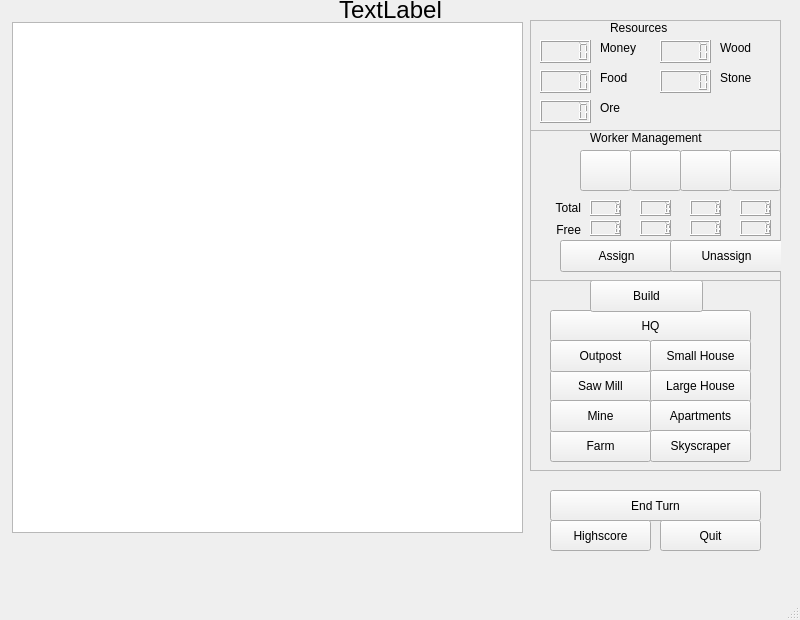
<?xml version="1.0" encoding="UTF-8"?>
<ui version="4.0">
 <class>MapWindow</class>
 <widget class="QMainWindow" name="MapWindow">
  <property name="geometry">
   <rect>
    <x>0</x>
    <y>0</y>
    <width>800</width>
    <height>620</height>
   </rect>
  </property>
  <property name="minimumSize">
   <size>
    <width>800</width>
    <height>620</height>
   </size>
  </property>
  <property name="maximumSize">
   <size>
    <width>800</width>
    <height>620</height>
   </size>
  </property>
  <property name="windowTitle">
   <string>MainWindow</string>
  </property>
  <widget class="QWidget" name="centralwidget">
   <widget class="QGraphicsView" name="graphicsView">
    <property name="geometry">
     <rect>
      <x>12</x>
      <y>22</y>
      <width>511</width>
      <height>511</height>
     </rect>
    </property>
    <property name="sizePolicy">
     <sizepolicy hsizetype="Expanding" vsizetype="Expanding">
      <horstretch>0</horstretch>
      <verstretch>0</verstretch>
     </sizepolicy>
    </property>
    <property name="autoFillBackground">
     <bool>false</bool>
    </property>
   </widget>
   <widget class="QFrame" name="frame">
    <property name="geometry">
     <rect>
      <x>530</x>
      <y>20</y>
      <width>251</width>
      <height>111</height>
     </rect>
    </property>
    <property name="frameShape">
     <enum>QFrame::StyledPanel</enum>
    </property>
    <property name="frameShadow">
     <enum>QFrame::Raised</enum>
    </property>
    <widget class="QLabel" name="moneyLable">
     <property name="geometry">
      <rect>
       <x>70</x>
       <y>20</y>
       <width>41</width>
       <height>16</height>
      </rect>
     </property>
     <property name="text">
      <string>Money</string>
     </property>
    </widget>
    <widget class="QLCDNumber" name="lcdFood">
     <property name="geometry">
      <rect>
       <x>10</x>
       <y>50</y>
       <width>51</width>
       <height>23</height>
      </rect>
     </property>
    </widget>
    <widget class="QLCDNumber" name="lcdMoney">
     <property name="geometry">
      <rect>
       <x>10</x>
       <y>20</y>
       <width>51</width>
       <height>23</height>
      </rect>
     </property>
    </widget>
    <widget class="QLabel" name="foodLabel">
     <property name="geometry">
      <rect>
       <x>70</x>
       <y>50</y>
       <width>41</width>
       <height>16</height>
      </rect>
     </property>
     <property name="text">
      <string>Food</string>
     </property>
    </widget>
    <widget class="QLCDNumber" name="lcdWood">
     <property name="geometry">
      <rect>
       <x>130</x>
       <y>20</y>
       <width>51</width>
       <height>23</height>
      </rect>
     </property>
    </widget>
    <widget class="QLCDNumber" name="lcdStone">
     <property name="geometry">
      <rect>
       <x>130</x>
       <y>50</y>
       <width>51</width>
       <height>23</height>
      </rect>
     </property>
    </widget>
    <widget class="QLabel" name="woodLabel">
     <property name="geometry">
      <rect>
       <x>190</x>
       <y>20</y>
       <width>41</width>
       <height>16</height>
      </rect>
     </property>
     <property name="text">
      <string>Wood</string>
     </property>
    </widget>
    <widget class="QLabel" name="stoneLabel">
     <property name="geometry">
      <rect>
       <x>190</x>
       <y>50</y>
       <width>41</width>
       <height>16</height>
      </rect>
     </property>
     <property name="text">
      <string>Stone</string>
     </property>
    </widget>
    <widget class="QLCDNumber" name="lcdOre">
     <property name="geometry">
      <rect>
       <x>10</x>
       <y>80</y>
       <width>51</width>
       <height>23</height>
      </rect>
     </property>
    </widget>
    <widget class="QLabel" name="oreLabel">
     <property name="geometry">
      <rect>
       <x>70</x>
       <y>80</y>
       <width>41</width>
       <height>16</height>
      </rect>
     </property>
     <property name="text">
      <string>Ore</string>
     </property>
    </widget>
    <widget class="QLabel" name="resourcesLabel">
     <property name="geometry">
      <rect>
       <x>80</x>
       <y>0</y>
       <width>71</width>
       <height>16</height>
      </rect>
     </property>
     <property name="text">
      <string>Resources</string>
     </property>
    </widget>
   </widget>
   <widget class="QFrame" name="frame_2">
    <property name="geometry">
     <rect>
      <x>530</x>
      <y>280</y>
      <width>251</width>
      <height>191</height>
     </rect>
    </property>
    <property name="frameShape">
     <enum>QFrame::StyledPanel</enum>
    </property>
    <property name="frameShadow">
     <enum>QFrame::Raised</enum>
    </property>
    <widget class="QPushButton" name="hqButton">
     <property name="geometry">
      <rect>
       <x>20</x>
       <y>30</y>
       <width>201</width>
       <height>32</height>
      </rect>
     </property>
     <property name="text">
      <string>HQ</string>
     </property>
    </widget>
    <widget class="QPushButton" name="farmButton">
     <property name="geometry">
      <rect>
       <x>20</x>
       <y>150</y>
       <width>101</width>
       <height>32</height>
      </rect>
     </property>
     <property name="text">
      <string>Farm</string>
     </property>
    </widget>
    <widget class="QPushButton" name="sawButton">
     <property name="geometry">
      <rect>
       <x>20</x>
       <y>90</y>
       <width>101</width>
       <height>32</height>
      </rect>
     </property>
     <property name="text">
      <string>Saw Mill</string>
     </property>
    </widget>
    <widget class="QPushButton" name="outpustButton">
     <property name="geometry">
      <rect>
       <x>20</x>
       <y>60</y>
       <width>101</width>
       <height>32</height>
      </rect>
     </property>
     <property name="text">
      <string>Outpost</string>
     </property>
    </widget>
    <widget class="QPushButton" name="mineButton">
     <property name="geometry">
      <rect>
       <x>20</x>
       <y>120</y>
       <width>101</width>
       <height>32</height>
      </rect>
     </property>
     <property name="text">
      <string>Mine</string>
     </property>
    </widget>
    <widget class="QPushButton" name="smallHouseButton">
     <property name="geometry">
      <rect>
       <x>120</x>
       <y>60</y>
       <width>101</width>
       <height>32</height>
      </rect>
     </property>
     <property name="text">
      <string>Small House</string>
     </property>
    </widget>
    <widget class="QPushButton" name="largeHouseButton">
     <property name="geometry">
      <rect>
       <x>120</x>
       <y>90</y>
       <width>101</width>
       <height>32</height>
      </rect>
     </property>
     <property name="text">
      <string>Large House</string>
     </property>
    </widget>
    <widget class="QPushButton" name="apartmentsButton">
     <property name="geometry">
      <rect>
       <x>120</x>
       <y>120</y>
       <width>101</width>
       <height>32</height>
      </rect>
     </property>
     <property name="text">
      <string>Apartments</string>
     </property>
    </widget>
    <widget class="QPushButton" name="skyscraperButton">
     <property name="geometry">
      <rect>
       <x>120</x>
       <y>150</y>
       <width>101</width>
       <height>32</height>
      </rect>
     </property>
     <property name="text">
      <string>Skyscraper</string>
     </property>
    </widget>
    <widget class="QPushButton" name="buildButton">
     <property name="geometry">
      <rect>
       <x>60</x>
       <y>0</y>
       <width>113</width>
       <height>32</height>
      </rect>
     </property>
     <property name="text">
      <string>Build</string>
     </property>
    </widget>
   </widget>
   <widget class="QFrame" name="frame_3">
    <property name="geometry">
     <rect>
      <x>530</x>
      <y>130</y>
      <width>251</width>
      <height>151</height>
     </rect>
    </property>
    <property name="frameShape">
     <enum>QFrame::StyledPanel</enum>
    </property>
    <property name="frameShadow">
     <enum>QFrame::Raised</enum>
    </property>
    <widget class="QPushButton" name="assignButton">
     <property name="geometry">
      <rect>
       <x>30</x>
       <y>110</y>
       <width>113</width>
       <height>32</height>
      </rect>
     </property>
     <property name="text">
      <string>Assign</string>
     </property>
    </widget>
    <widget class="QPushButton" name="unassignButton">
     <property name="geometry">
      <rect>
       <x>140</x>
       <y>110</y>
       <width>113</width>
       <height>32</height>
      </rect>
     </property>
     <property name="text">
      <string>Unassign</string>
     </property>
    </widget>
    <widget class="QPushButton" name="bwButton">
     <property name="geometry">
      <rect>
       <x>50</x>
       <y>20</y>
       <width>51</width>
       <height>41</height>
      </rect>
     </property>
     <property name="autoFillBackground">
      <bool>false</bool>
     </property>
     <property name="styleSheet">
      <string notr="true"/>
     </property>
     <property name="text">
      <string/>
     </property>
     <property name="checkable">
      <bool>true</bool>
     </property>
     <property name="default">
      <bool>false</bool>
     </property>
     <property name="flat">
      <bool>false</bool>
     </property>
    </widget>
    <widget class="QPushButton" name="farmerButton">
     <property name="geometry">
      <rect>
       <x>100</x>
       <y>20</y>
       <width>51</width>
       <height>41</height>
      </rect>
     </property>
     <property name="styleSheet">
      <string notr="true"/>
     </property>
     <property name="text">
      <string/>
     </property>
     <property name="checkable">
      <bool>true</bool>
     </property>
     <property name="default">
      <bool>false</bool>
     </property>
     <property name="flat">
      <bool>false</bool>
     </property>
    </widget>
    <widget class="QPushButton" name="loggerButton">
     <property name="geometry">
      <rect>
       <x>150</x>
       <y>20</y>
       <width>51</width>
       <height>41</height>
      </rect>
     </property>
     <property name="styleSheet">
      <string notr="true"/>
     </property>
     <property name="text">
      <string/>
     </property>
     <property name="default">
      <bool>false</bool>
     </property>
    </widget>
    <widget class="QPushButton" name="minerButton">
     <property name="geometry">
      <rect>
       <x>200</x>
       <y>20</y>
       <width>51</width>
       <height>41</height>
      </rect>
     </property>
     <property name="styleSheet">
      <string notr="true"/>
     </property>
     <property name="text">
      <string/>
     </property>
     <property name="default">
      <bool>false</bool>
     </property>
    </widget>
    <widget class="QLabel" name="label">
     <property name="geometry">
      <rect>
       <x>10</x>
       <y>70</y>
       <width>41</width>
       <height>16</height>
      </rect>
     </property>
     <property name="text">
      <string>Total</string>
     </property>
     <property name="alignment">
      <set>Qt::AlignRight|Qt::AlignTrailing|Qt::AlignVCenter</set>
     </property>
    </widget>
    <widget class="QLabel" name="label_2">
     <property name="geometry">
      <rect>
       <x>10</x>
       <y>90</y>
       <width>41</width>
       <height>20</height>
      </rect>
     </property>
     <property name="text">
      <string>Free</string>
     </property>
     <property name="alignment">
      <set>Qt::AlignRight|Qt::AlignTrailing|Qt::AlignVCenter</set>
     </property>
    </widget>
    <widget class="QLCDNumber" name="bwLcd">
     <property name="geometry">
      <rect>
       <x>60</x>
       <y>70</y>
       <width>31</width>
       <height>16</height>
      </rect>
     </property>
    </widget>
    <widget class="QLCDNumber" name="freeBwNumber">
     <property name="geometry">
      <rect>
       <x>60</x>
       <y>90</y>
       <width>31</width>
       <height>16</height>
      </rect>
     </property>
    </widget>
    <widget class="QLCDNumber" name="freeFarmerNumber">
     <property name="geometry">
      <rect>
       <x>110</x>
       <y>90</y>
       <width>31</width>
       <height>16</height>
      </rect>
     </property>
    </widget>
    <widget class="QLCDNumber" name="farmerLcd">
     <property name="geometry">
      <rect>
       <x>110</x>
       <y>70</y>
       <width>31</width>
       <height>16</height>
      </rect>
     </property>
    </widget>
    <widget class="QLCDNumber" name="freeLoggerNumber">
     <property name="geometry">
      <rect>
       <x>160</x>
       <y>90</y>
       <width>31</width>
       <height>16</height>
      </rect>
     </property>
    </widget>
    <widget class="QLCDNumber" name="loggerLcd">
     <property name="geometry">
      <rect>
       <x>160</x>
       <y>70</y>
       <width>31</width>
       <height>16</height>
      </rect>
     </property>
    </widget>
    <widget class="QLCDNumber" name="freeMinerNumber">
     <property name="geometry">
      <rect>
       <x>210</x>
       <y>90</y>
       <width>31</width>
       <height>16</height>
      </rect>
     </property>
    </widget>
    <widget class="QLCDNumber" name="minerLcd">
     <property name="geometry">
      <rect>
       <x>210</x>
       <y>70</y>
       <width>31</width>
       <height>16</height>
      </rect>
     </property>
    </widget>
    <widget class="QLabel" name="label_8">
     <property name="geometry">
      <rect>
       <x>60</x>
       <y>0</y>
       <width>131</width>
       <height>16</height>
      </rect>
     </property>
     <property name="text">
      <string>Worker Management</string>
     </property>
    </widget>
   </widget>
   <widget class="QPushButton" name="endTurnButton">
    <property name="geometry">
     <rect>
      <x>550</x>
      <y>490</y>
      <width>211</width>
      <height>31</height>
     </rect>
    </property>
    <property name="text">
     <string>End Turn</string>
    </property>
   </widget>
   <widget class="QPushButton" name="highScoreButton">
    <property name="geometry">
     <rect>
      <x>550</x>
      <y>520</y>
      <width>101</width>
      <height>31</height>
     </rect>
    </property>
    <property name="text">
     <string>Highscore</string>
    </property>
   </widget>
   <widget class="QPushButton" name="quitButton">
    <property name="geometry">
     <rect>
      <x>660</x>
      <y>520</y>
      <width>101</width>
      <height>31</height>
     </rect>
    </property>
    <property name="text">
     <string>Quit</string>
    </property>
   </widget>
   <widget class="QLabel" name="infoLabel">
    <property name="geometry">
     <rect>
      <x>20</x>
      <y>540</y>
      <width>491</width>
      <height>16</height>
     </rect>
    </property>
    <property name="text">
     <string/>
    </property>
   </widget>
   <widget class="QLabel" name="warningLabel">
    <property name="geometry">
     <rect>
      <x>20</x>
      <y>560</y>
      <width>491</width>
      <height>16</height>
     </rect>
    </property>
    <property name="text">
     <string/>
    </property>
   </widget>
   <widget class="QLabel" name="playerTurnLabel">
    <property name="geometry">
     <rect>
      <x>250</x>
      <y>0</y>
      <width>281</width>
      <height>20</height>
     </rect>
    </property>
    <property name="font">
     <font>
      <pointsize>18</pointsize>
     </font>
    </property>
    <property name="text">
     <string>TextLabel</string>
    </property>
    <property name="alignment">
     <set>Qt::AlignCenter</set>
    </property>
   </widget>
  </widget>
  <widget class="QMenuBar" name="menubar">
   <property name="geometry">
    <rect>
     <x>0</x>
     <y>0</y>
     <width>800</width>
     <height>22</height>
    </rect>
   </property>
  </widget>
  <widget class="QStatusBar" name="statusbar"/>
 </widget>
 <resources/>
 <connections/>
</ui>
